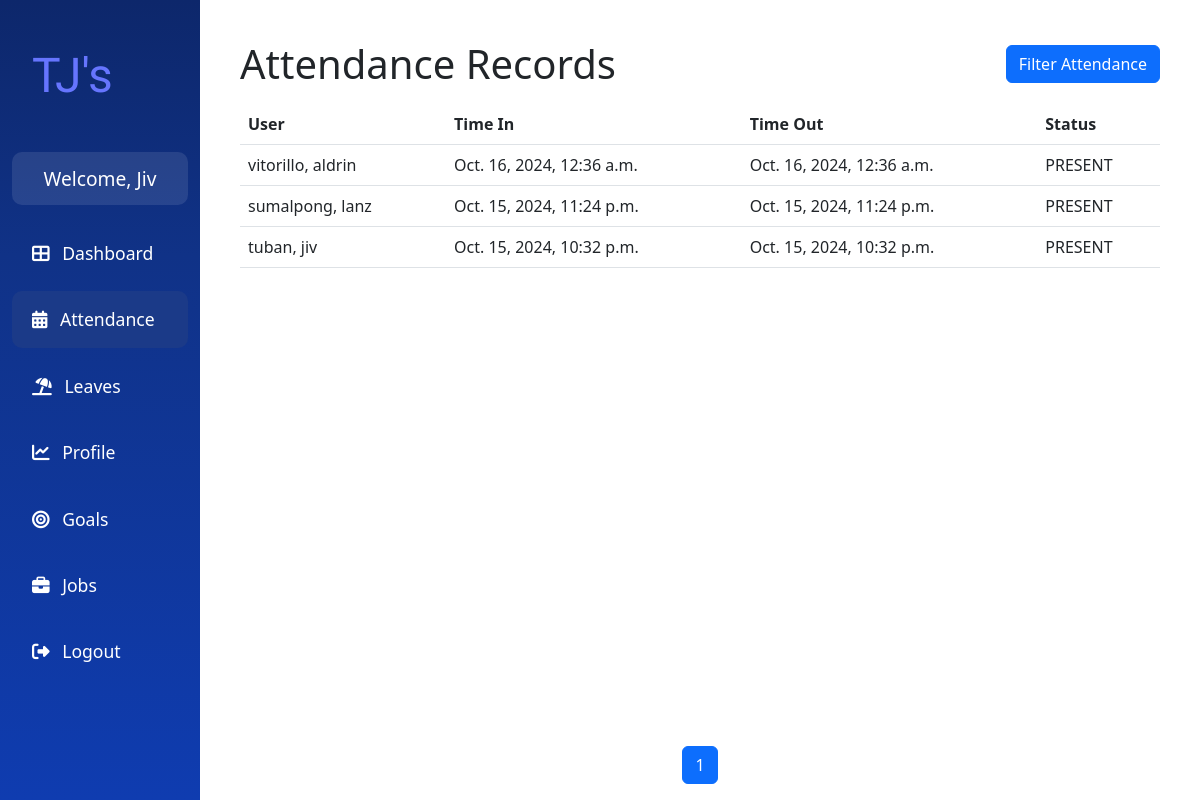
The app's page /attendance/ (signed in), older data.
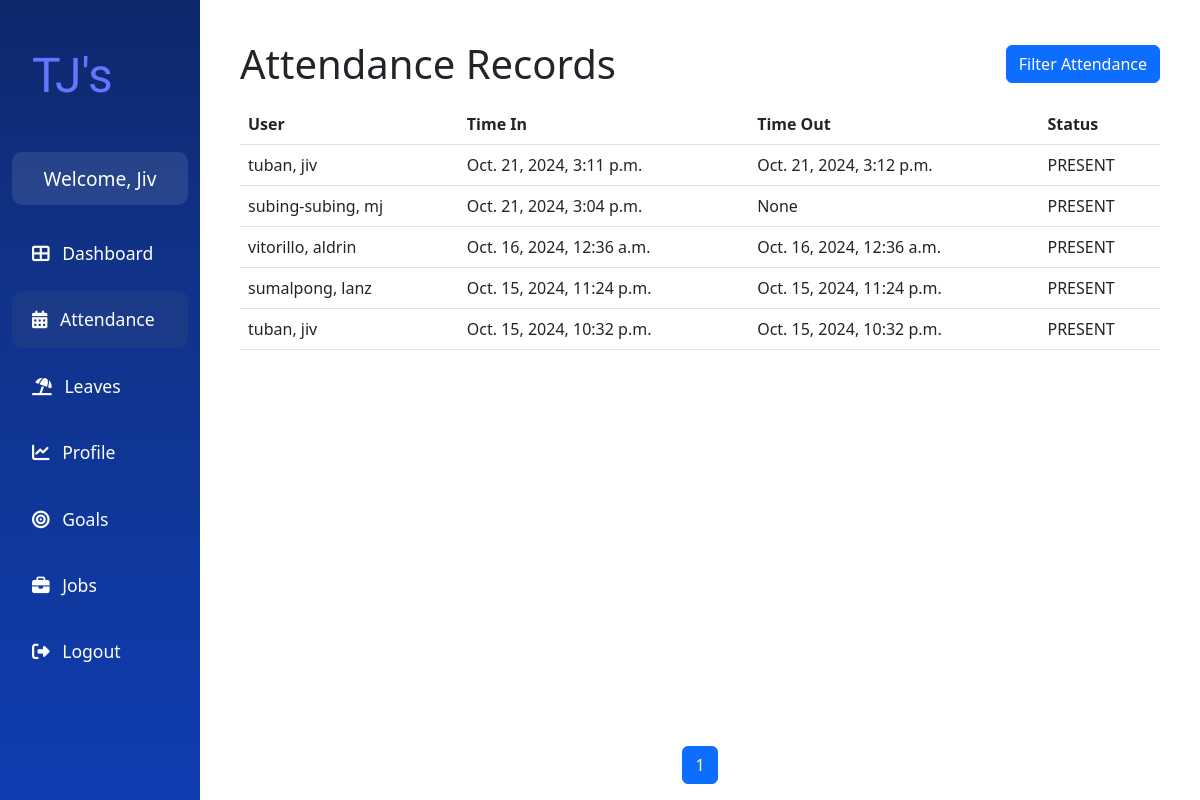
The same page, newer data.
### api/models.py (models this page shows, shortened)
class User(AbstractUser):
    ROLE_CHOICES = [
        ("ADMIN", "Admin"),
        ("EMPLOYEE", "Employee"),
        ("MANAGER", "Manager"),
    ]
    STATUS_CHOICES = [
        ("APPROVED", "Approved"),
        ("REJECTED", "Rejected"),
        ("PENDING", "Pending"),
    ]
    username = None  # Remove the username field entirely
    email = models.EmailField(_("email address"), unique=True)
    phone_regex = RegexValidator(
        regex=r"^\+?1?\d{9,15}$",
        message="Phone number must be entered in the format: '+999999999'. Up to 15 digits allowed.",
    )
    phone_number = models.CharField(validators=[phone_regex], max_length=17, blank=True)
    address = models.OneToOneField(
        Address, on_delete=models.CASCADE, blank=True, null=True
    )
    role = models.CharField(max_length=10, choices=ROLE_CHOICES, default="EMPLOYEE")
    date_of_hire = models.DateField(blank=True, null=True)
    profile_path = models.ImageField(null=True, blank=True)
    status = models.CharField(max_length=20, choices=STATUS_CHOICES, default="PENDING")
    job = models.ForeignKey(Job, on_delete=models.SET_NULL, null=True, blank=True)
    groups = models.ManyToManyField(
        "auth.Group",
        verbose_name=_("groups"),
        blank=True,
        related_name="custom_user_set",
        related_query_name="custom_user",
    )
    user_permissions = models.ManyToManyField(
        "auth.Permission",
        verbose_name=_("user permissions"),
        blank=True,
        related_name="custom_user_set",
        related_query_name="custom_user",
    )
    objects = UserManager()
    USERNAME_FIELD = "email"
    REQUIRED_FIELDS = ["first_name", "last_name", "date_of_hire", "password"]

class Attendance(models.Model):
    STATUS_CHOICES = [
        ("PRESENT", "Present"),
        ("ABSENT", "Absent"),
        ("LATE", "Late"),
        ("HALF_DAY", "Half Day"),
    ]
    user = models.ForeignKey(User, on_delete=models.CASCADE)
    time_in = models.DateTimeField(null=True, blank=True)
    time_out = models.DateTimeField(null=True, blank=True)
    status = models.CharField(max_length=20, choices=STATUS_CHOICES)
    date = models.DateField(auto_now_add=True)
    class Meta:
        unique_together = ["user", "date"]

### api/views.py (the view)
# urls.py: path("attendance/", views.attendance, name="attendance"),
@manager_required
def attendance(request):
    attendance_list = Attendance.objects.all().order_by("-time_in")
    attendance_filter = AttendanceFilter(request.GET, queryset=attendance_list)
    paginator = Paginator(attendance_filter.qs, 10)  # Show 10 records per page
    page_number = request.GET.get("page")
    page_obj = paginator.get_page(page_number)
    context = {
        "filter": attendance_filter,
        "page_obj": page_obj,
    }
    return render(request, "attendance.html", context)

### api/templates/api/attendance.html (shortened to what this page needs)
{% extends 'base.html' %}
{% load static %}
{% load crispy_forms_tags %}
{% block content %}
<div class="page-container pt-4">
    <div class="content-wrapper">
        <div class="d-flex justify-content-between align-items-center mb-3">
            <h1 class="mb-0">Attendance Records</h1>
            <button class="btn btn-primary" data-bs-toggle="modal" data-bs-target="#filterModal">Filter Attendance</button>
        </div>
        <div class="table-container">
            <div class="table-responsive">
                <table class="table table-hover">
                    <thead>
                        <tr>
                            <th>User</th>
                            <th>Time In</th>
                            <th>Time Out</th>
                            <th>Status</th>
                        </tr>
                    </thead>
                    <tbody>
                        {% for attendance in page_obj %}
                        <tr>
                            <td>{{ attendance.user.last_name }}, {{ attendance.user.first_name }}</td>
                            <td>{{ attendance.time_in }}</td>
                            <td>{{ attendance.time_out }}</td>
                            <td>{{ attendance.status }}</td>
                        </tr>
                        {% endfor %}
                    </tbody>
                </table>
            </div>
        </div>
        <nav aria-label="Page navigation" class="mt-3">
            <ul class="pagination justify-content-center">
                {% for num in page_obj.paginator.page_range %}
                    {% if page_obj.number == num %}
                        <li class="page-item active"><span class="page-link">{{ num }}</span></li>
                    {% elif num > page_obj.number|add:'-3' and num < page_obj.number|add:'3' %}
                        <li class="page-item"><a class="page-link" href="?page={{ num }}">{{ num }}</a></li>
                    {% endif %}
                {% endfor %}
            </ul>
        </nav>
    </div>
</div>
{% endblock content %}

### api/templates/api/base.html (shortened to what this page needs)
{% load static %}
<!DOCTYPE html>
<html lang="en">
  <head>
    <link
      href="https://cdn.jsdelivr.net/npm/bootstrap@5.3.0/dist/css/bootstrap.min.css"
      rel="stylesheet"
    />
    <link
      href="https://cdnjs.cloudflare.com/ajax/libs/font-awesome/6.4.0/css/all.min.css"
      rel="stylesheet"
    />
  </head>
  <body>
    <div class="container-fluid">
      <div class="row">
        <nav
          id="sidebarMenu"
          class="col-md-3 col-lg-2 d-md-block sidebar collapse"
        >
          <div class="position-sticky">
            <div class="logo">
              TJ's
            </div>
            <div class="welcome-message">
              <h3>Welcome, {{ request.user.first_name|capfirst }}</h3>
            </div>
            <ul class="nav flex-column">
              <li class="nav-item">
                <a class="nav-link {% if request.resolver_match.url_name == 'dashboard' %}active{% endif %}" href="{% url 'dashboard' %}">
                  <i class="fas fa-th-large me-2"></i> Dashboard
                </a>
              </li>
              <li class="nav-item">
                <a class="nav-link {% if request.resolver_match.url_name == 'attendance' or request.resolver_match.url_name == 'employee_attendance' %}active{% endif %}"
                {% if request.user.role == "MANAGER" %}
                  href="{% url 'attendance' %}"
                {% else %}
                  href="{% url 'employee_attendance' %}"
                {% endif %}>
                  <i class="fas fa-calendar-alt me-2"></i> Attendance
                </a>
              </li>
              <li class="nav-item">
                <a class="nav-link {% if request.resolver_match.url_name == 'leaves' %}active{% endif %}" href="{% url 'leaves' %}">
                  <i class="fa-solid fa-umbrella-beach me-2"></i> Leaves
                </a>
              </li>
              <li class="nav-item">
                <a class="nav-link {% if request.resolver_match.url_name == 'profile' %}active{% endif %}" href="{% url 'profile' %}">
                  <i class="fas fa-chart-line me-2"></i> Profile
                </a>
              </li>
              <li class="nav-item">
                <a class="nav-link {% if request.resolver_match.url_name == 'goals' %}active{% endif %}" href="{% url 'goals' %}">
                  <i class="fas fa-bullseye me-2"></i> Goals
                </a>
              </li>
              {% if request.user.role == "MANAGER" %}
                <li class="nav-item">
                  <a class="nav-link {% if request.resolver_match.url_name == 'jobs' %}active{% endif %}" href="{% url 'jobs' %}">
                    <i class="fa-solid fa-briefcase me-2"></i> Jobs
                  </a>
                </li>
              {% endif %}
              <li class="nav-item">
                <a class="nav-link" href="#" data-bs-toggle="modal" data-bs-target="#logoutModal">
                  <i class="fas fa-sign-out-alt me-2"></i> Logout
                </a>
              </li>
            </ul>
          </div>
        </nav>
        <main class="col-md-9 ms-sm-auto col-lg-10 px-md-4 main-content">
          {% block content %} {% endblock content %}
        </main>
      </div>
    </div>
  </body>
</html>

### api/templates/api/base.html (style rules this page uses)
:root { --primary-color: #6675FE; --primary-light: #6366f1; --background-color: #f8fafc; --text-color: #1e293b; }
body { 8 background-color: #f0f2f5; }
.sidebar { background: linear-gradient(180deg, #0D276B 0%, #103287 32%, #0F3CB0 100%); color: white; height: 100vh; padding-top: 20px; overflow-y: auto; position: fixed; top: 0; left: 0; z-index: 1000; }
.sidebar .nav-link { color: white; padding: 15px 20px; font-size: 1.1rem; margin-bottom: 10px; }
.sidebar .nav-link.active { background-color: #1B3A88; border-radius: 10px; }
.logo { font-family: 'Paytone One', sans-serif; font-weight: 400; color: var(--primary-color); font-size: 3rem; padding: 20px; margin-bottom: 20px; }
.main-content { margin-left: 0; padding-top: 0; }
.welcome-message { background-color: rgba(255, 255, 255, 0.1); border-radius: 10px; padding: 15px; margin-bottom: 20px; text-align: center; }
.welcome-message h3 { font-size: 1.2rem; margin-bottom: 0; color: #ffffff; font-weight: 500; }

### api/templates/api/attendance.html (style rules this page uses)
.page-container { display: flex; flex-direction: column; min-height: 100vh; overflow: hidden; }
.content-wrapper { flex: 1; display: flex; flex-direction: column; padding: 1rem; }
.table-container { flex: 1; overflow: hidden; display: flex; flex-direction: column; }
.table-responsive { flex: 1; overflow-y: auto; }
.table { margin-bottom: 0; }
.table th { position: sticky; top: 0; background-color: #fff; z-index: 1; }
.pagination { margin-bottom: 0; }

Row changes from the older to the newer data that the page shows:
added Attendance: user.last_name "tuban", user.first_name "jiv", time_in "Oct. 21, 2024, 3:11 p.m.", time_out "Oct. 21, 2024, 3:12 p.m.", status "PRESENT"
added Attendance: user.last_name "subing-subing", user.first_name "mj", time_in "Oct. 21, 2024, 3:04 p.m.", time_out "None", status "PRESENT"
